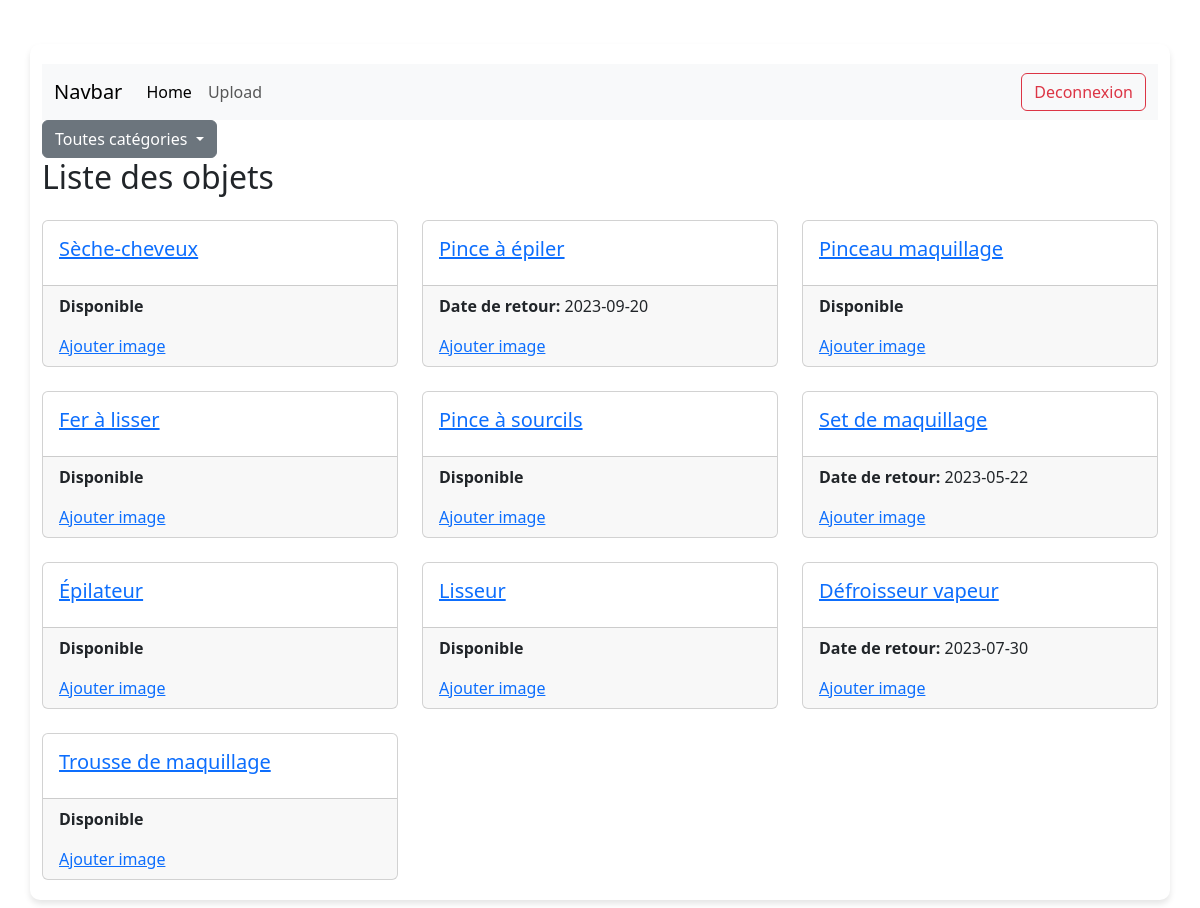
/pages/Filtres.php?id_cat=1, run on the app's committed database.
### tables this page shows
CREATE TABLE objet (
    id_object INT PRIMARY KEY AUTO_INCREMENT,
    nom_object VARCHAR(100) NOT NULL,
    id_categorie INT NOT NULL,
    id_membre INT NOT NULL,
    FOREIGN KEY (id_categorie) REFERENCES categorie_object(id_categorie),
    FOREIGN KEY (id_membre) REFERENCES membre(id_membre)
);

### inc/function.php (called while the page is built, shortened)
<?php
function dbconnect() {
    $connect = mysqli_connect('localhost', 'root', '', 'objet');
    mysqli_set_charset($connect, 'utf8');
    return $connect;
}
function filtre_categorie($id_categorie) {
    $id_categorie = intval($id_categorie);
    return mysqli_query(dbconnect(), "SELECT * FROM v_liste_objet WHERE id_categorie = $id_categorie");
}
?>

### pages/Filtres.php (the view, shortened to what this page needs)
<?php
    include('../inc/function.php');
    $id_categorie = $_GET['id_cat'];
    $lo = filtre_categorie($id_categorie);
?>
<!DOCTYPE html>
<html lang="en">
<head>
    <link rel="stylesheet" href="./assets/css/style.css">
    <link href="../assets/css/bootstrap.min.css" rel="stylesheet">
    <link rel="stylesheet" href="../assets/bootstrap-icons/font/bootstrap-icons.css">
</head>
<body>
    <div class="container mt-4">
        <nav class="navbar navbar-expand-lg bg-body-tertiary">
            <div class="container-fluid">
                <a class="navbar-brand" href="#">Navbar</a>
                <div class="collapse navbar-collapse" id="navbarSupportedContent">
                    <ul class="navbar-nav me-auto mb-2 mb-lg-0">
                    <li class="nav-item">
                        <a class="nav-link active" aria-current="page" href="#">Home</a>
                    </li>
                    <li class="nav-item">
                        <a class="nav-link" href="upload.php">Upload</a>
                    </li>
                    </ul>
                    <a href="logout.php" class="btn btn-outline-danger">Deconnexion</a>
                </div>
            </div>
        </nav>
        <div class="dropdown">
            <button class="btn btn-secondary dropdown-toggle" type="button" data-bs-toggle="dropdown" aria-expanded="false">
                Toutes catégories
            </button>
        </div>
        <h2 class="mb-4">Liste des objets</h2>
        <div class="row row-cols-1 row-cols-md-3 g-4">
            <?php foreach ($lo as $objet) { ?>
            <div class="col">
                <div class="card h-100">
                <div class="card-body">
                    <h5 class="card-title">
                        <a href="fiche_objet.php?id_object=<?php echo $objet['id_object'] ?>">
                            <?php echo ($objet['nom_object']) ?>
                        </a>
                    </h5>
                </div>
                <div class="card-footer">
                    <?php if($objet['date_retour'] != null) {?>
                        <p><strong>Date de retour: </strong><?php echo $objet['date_retour']?></p>
                    <?php } else {?>
                        <p><strong>Disponible</strong></p>
                    <?php }?>
                    <a href="upload.php?id_object=<?php echo $objet['id_object']?>">Ajouter image</a>
                </div>
                </div>
            </div>
            <?php } ?>
        </div>
    </div>
</body>
</html>

### assets/css/style.css (style rules this page uses)
body { background-color: #f9f9f9; color: #555; padding: 20px; text-align: center; line-height: 1.6; }
.container { max-width: 700px; margin: auto; background: #fff; padding: 20px; border-radius: 10px; box-shadow: 0 4px 6px rgba(0, 0, 0, 0.1); }

### data on the page
objet: nom_object "Sèche-cheveux", shows "Disponible"
objet: nom_object "Pince à épiler", date_retour "2023-09-20"
objet: nom_object "Pinceau maquillage", shows "Disponible"
objet: nom_object "Fer à lisser", shows "Disponible"
objet: nom_object "Pince à sourcils", shows "Disponible"
objet: nom_object "Set de maquillage", date_retour "2023-05-22"
objet: nom_object "Épilateur", shows "Disponible"
objet: nom_object "Lisseur", shows "Disponible"
objet: nom_object "Défroisseur vapeur", date_retour "2023-07-30"
objet: nom_object "Trousse de maquillage", shows "Disponible"
